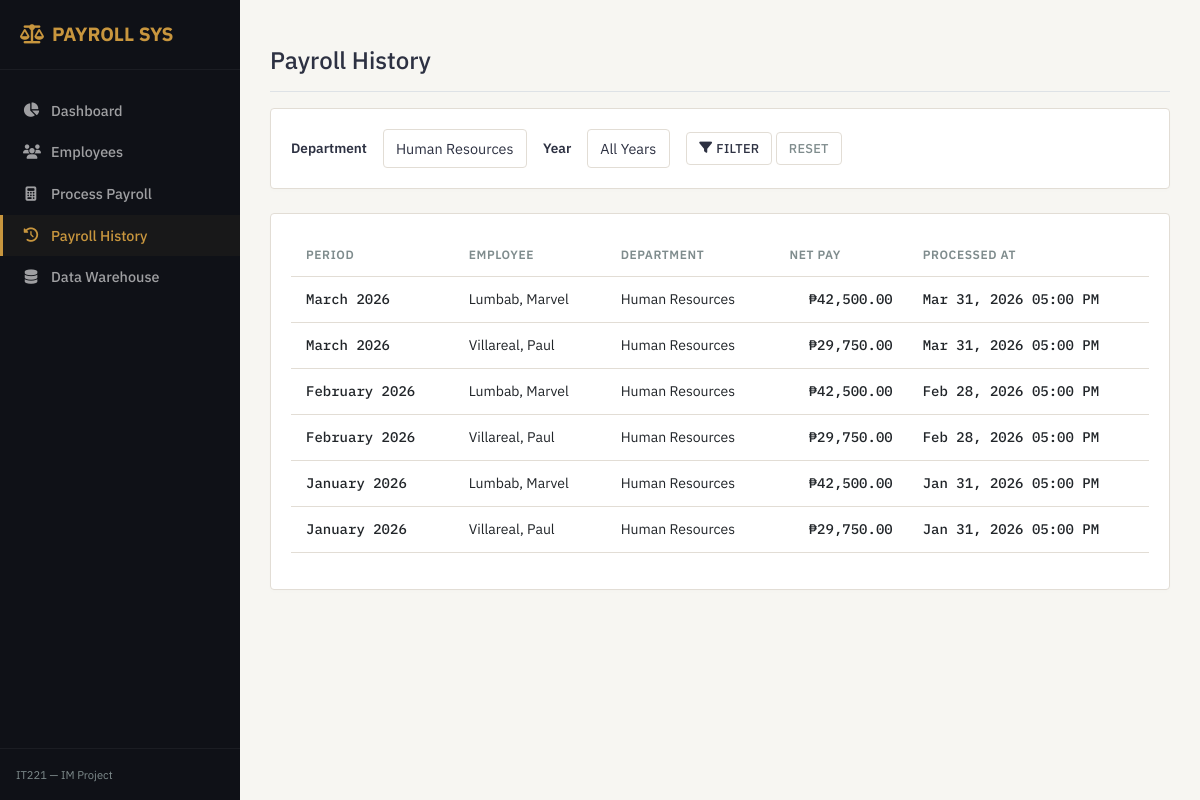
The page /pages/payroll/history.php?dept_id=2 on the database its author committed.
### tables this page shows
CREATE TABLE payroll_records (
    record_id    INT AUTO_INCREMENT PRIMARY KEY,
    emp_id       INT            NOT NULL,
    period_month TINYINT        NOT NULL CHECK (period_month BETWEEN 1 AND 12),
    period_year  SMALLINT       NOT NULL CHECK (period_year BETWEEN 2000 AND 2099),
    basic_pay    DECIMAL(12,2)  NOT NULL DEFAULT 0.00,
    total_deductions DECIMAL(12,2) NOT NULL DEFAULT 0.00,
    net_pay      DECIMAL(12,2)  NOT NULL DEFAULT 0.00,
    processed_at DATETIME       NOT NULL DEFAULT CURRENT_TIMESTAMP,
    notes        TEXT           NULL,

    CONSTRAINT uq_payroll_period
        UNIQUE (emp_id, period_month, period_year),

    CONSTRAINT fk_payroll_emp
        FOREIGN KEY (emp_id) REFERENCES employees(emp_id)
        ON DELETE RESTRICT
        ON UPDATE CASCADE
);

CREATE TABLE departments (
    dept_id     INT AUTO_INCREMENT PRIMARY KEY,
    dept_name   VARCHAR(100) NOT NULL UNIQUE,
    created_at  DATETIME     NOT NULL DEFAULT CURRENT_TIMESTAMP
);

### pages/payroll/history.php (the view, shortened to what this page needs)
<?php
require_once __DIR__ . '/../../config/db.php';
$dept_id = (int)($_GET['dept_id'] ?? 0);
$dept_stmt = $pdo->query("SELECT * FROM departments ORDER BY dept_name");
$departments = $dept_stmt->fetchAll();
$sql = "
    SELECT
        pr.record_id,
        CONCAT(e.last_name, ', ', e.first_name) AS full_name,
        d.dept_name,
        pr.period_month,
        pr.period_year,
        pr.net_pay,
        pr.processed_at
    FROM payroll_records pr
    INNER JOIN employees e ON pr.emp_id = e.emp_id
    INNER JOIN positions p ON e.pos_id = p.pos_id
    INNER JOIN departments d ON p.dept_id = d.dept_id
    WHERE 1=1
";
$params = [];
if ($dept_id > 0) {
    $sql .= " AND d.dept_id = ?";
    $params[] = $dept_id;
}
$sql .= " ORDER BY pr.processed_at DESC";
$stmt = $pdo->prepare($sql);
$stmt->execute($params);
$history = $stmt->fetchAll();
require_once __DIR__ . '/../../includes/header.php';
require_once __DIR__ . '/../../includes/sidebar.php';
?>
<div class="d-flex justify-content-between flex-wrap flex-md-nowrap align-items-center pt-3 pb-2 mb-3 border-bottom">
    <h1 class="h4">Payroll History</h1>
</div>
<div class="card mb-4">
    <div class="card-body">
        <form method="GET" action="" class="row g-3 align-items-center">
            <div class="col-auto">
                <label for="dept_id" class="form-label mb-0">Department</label>
            </div>
            <div class="col-auto">
                <select class="form-control" id="dept_id" name="dept_id">
                    <?php foreach ($departments as $dept): ?>
                        <option value="<?php echo $dept['dept_id']; ?>" <?php echo ($dept_id == $dept['dept_id']) ? 'selected' : ''; ?>>
                            <?php echo htmlspecialchars($dept['dept_name']); ?>
                        </option>
                    <?php endforeach; ?>
                </select>
            </div>
            <div class="col-auto">
                <label for="year" class="form-label mb-0">Year</label>
            </div>
            <div class="col-auto">
                <select class="form-control" id="year" name="year">
                    <option value="0">All Years</option>
                </select>
            </div>
            <div class="col-auto">
                <button type="submit" class="btn btn-outline">
                    <i class="fa-solid fa-filter me-1"></i>Filter
                </button>
                <a href="/payroll_management_IM/pages/payroll/history.php" class="btn btn-outline text-muted">Reset</a>
            </div>
        </form>
    </div>
</div>
<div class="card">
    <div class="card-body">
        <div class="table-responsive">
            <table class="table">
                <thead>
                    <tr>
                        <th>Period</th>
                        <th>Employee</th>
                        <th>Department</th>
                        <th class="text-right">Net Pay</th>
                        <th>Processed At</th>
                    </tr>
                </thead>
                <tbody>
                    <?php foreach ($history as $row): ?>
                        <tr>
                            <td class="numeric">
                                <?php echo date('F', mktime(0, 0, 0, $row['period_month'], 1)) . ' ' . $row['period_year']; ?>
                            </td>
                            <td><?php echo htmlspecialchars($row['full_name']); ?></td>
                            <td><?php echo htmlspecialchars($row['dept_name']); ?></td>
                            <td class="amount text-right">₱<?php echo number_format($row['net_pay'], 2); ?></td>
                            <td class="date"><?php echo date('M d, Y h:i A', strtotime($row['processed_at'])); ?></td>
                        </tr>
                    <?php endforeach; ?>
                </tbody>
            </table>
        </div>
    </div>
</div>
<?php require_once __DIR__ . '/../../includes/footer.php'; ?>

### assets/css/theme.css (style rules this page uses)
:root { --color-sidebar: #0F1117; --color-bg: #F7F6F2; --color-accent: #C8963E; --color-text: #2D3142; --color-text-muted: #7F8C8D; --color-card-border: #E2DDD5; --color-table-row-alt: #F0EDE6; --color-destructive: #C0392B; --font-sans: 'IBM Plex Sans', -apple-system, BlinkMacSystemFont, "Segoe UI", Roboto, "Helvetica Neue", Arial, sans-serif; --font-mono: 'IBM Plex Mono', SFMono-Regular, Menlo, Monaco, Consolas, "Liberation Mono", "Courier New", monospace; }
body { font-family: var(--font-sans); background-color: var(--color-bg); color: var(--color-text); font-size: 14px; margin: 0; }
.card { background-color: #FFFFFF; border: 1px solid var(--color-card-border); border-radius: 4px; box-shadow: 0 2px 4px rgba(0, 0, 0, 0.01); margin-bottom: 20px; }
.card-body { padding: 20px; }
.table { width: 100%; margin-bottom: 1rem; color: var(--color-text); border-collapse: collapse; }
.table th, .table td { padding: 12px 15px; vertical-align: middle; border: none; }
.table thead th { font-weight: 600; text-transform: uppercase; font-size: 0.75rem; letter-spacing: 0.05em; color: var(--color-text-muted); border-bottom: 1px solid var(--color-card-border); text-align: left; }
.table tbody tr { border-bottom: 1px solid var(--color-card-border); }
.table tbody tr:nth-of-type(even) { background-color: var(--color-table-row-alt); }
.amount, .numeric, .date { font-family: var(--font-mono); font-weight: 500; }
.btn { border-radius: 4px; font-weight: 500; font-size: 0.8rem; padding: 6px 12px; text-transform: uppercase; letter-spacing: 0.02em; transition: all 0.2s ease; border: 1px solid transparent; cursor: pointer; display: inline-flex; align-items: center; justify-content: center; text-decoration: none; }
.btn-outline { border-color: var(--color-card-border); color: var(--color-text); background-color: #FFFFFF; }
.form-control { display: block; width: 100%; padding: 8px 12px; font-size: 0.9rem; font-family: var(--font-sans); color: var(--color-text); background-color: #FFFFFF; border: 1px solid var(--color-card-border); border-radius: 4px; box-sizing: border-box; }
.form-label { display: inline-block; margin-bottom: 6px; font-weight: 600; font-size: 0.85rem; color: var(--color-text); }
.text-muted { color: var(--color-text-muted) !important; }
.text-right { text-align: right; }

### rows shown on the page
payroll_records: period_month "March", period_year "2026", full_name "Lumbab, Marvel", departments.dept_name "Human Resources", net_pay "42,500.00", processed_at "Mar 31, 2026 05:00 PM"
payroll_records: period_month "March", period_year "2026", full_name "Villareal, Paul", departments.dept_name "Human Resources", net_pay "29,750.00", processed_at "Mar 31, 2026 05:00 PM"
payroll_records: period_month "February", period_year "2026", full_name "Lumbab, Marvel", departments.dept_name "Human Resources", net_pay "42,500.00", processed_at "Feb 28, 2026 05:00 PM"
payroll_records: period_month "February", period_year "2026", full_name "Villareal, Paul", departments.dept_name "Human Resources", net_pay "29,750.00", processed_at "Feb 28, 2026 05:00 PM"
payroll_records: period_month "January", period_year "2026", full_name "Lumbab, Marvel", departments.dept_name "Human Resources", net_pay "42,500.00", processed_at "Jan 31, 2026 05:00 PM"
payroll_records: period_month "January", period_year "2026", full_name "Villareal, Paul", departments.dept_name "Human Resources", net_pay "29,750.00", processed_at "Jan 31, 2026 05:00 PM"

### other values the page prints
form field dept_id "Human Resources"
